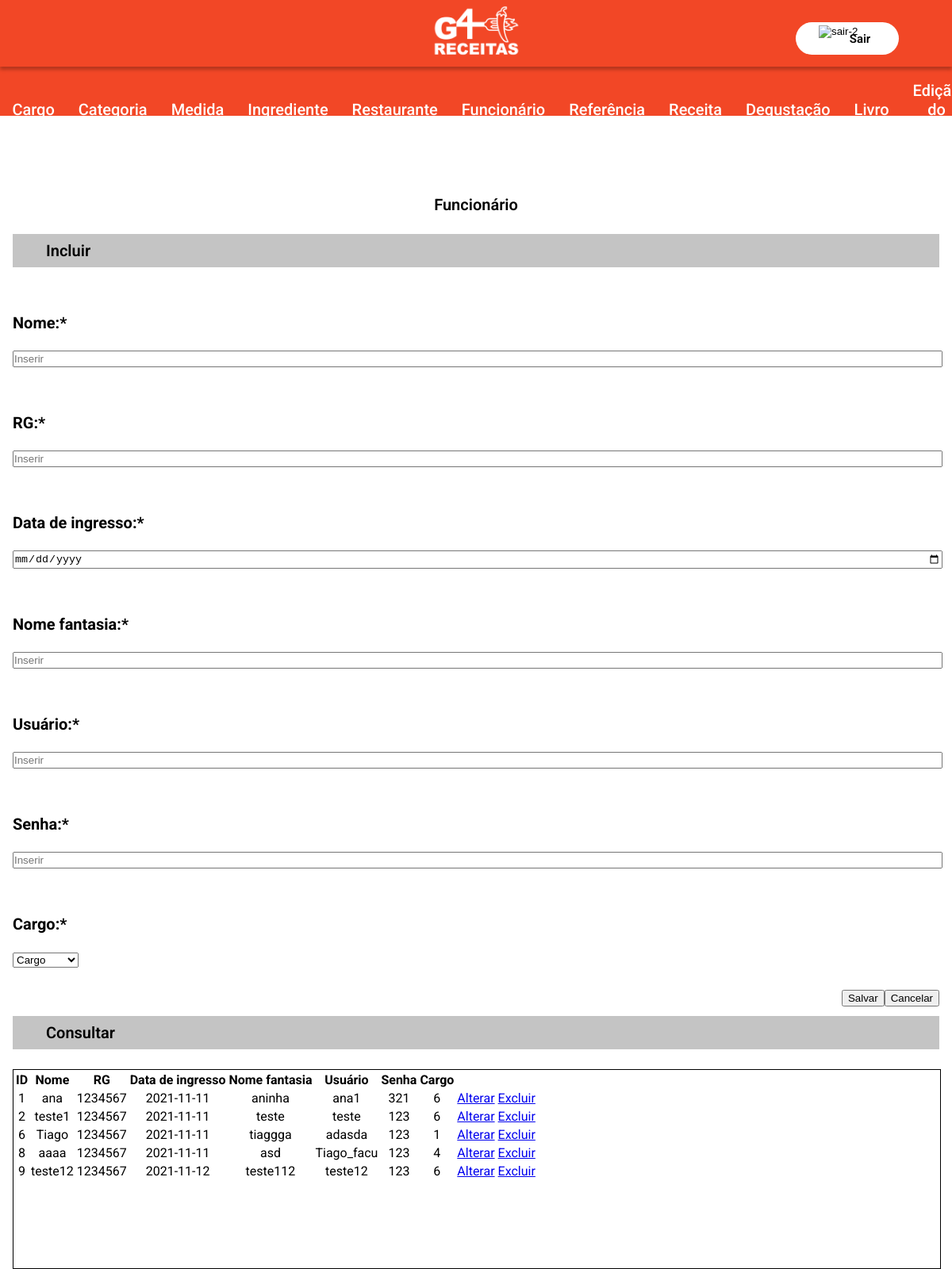
The page /funcionario/index.php on the database its author committed.
### tables this page shows
CREATE TABLE `g4_funcionario` (
  `id_Funcionario` int(11) NOT NULL,
  `nome` varchar(45) NOT NULL,
  `rg` char(15) NOT NULL,
  `data_ingresso` date NOT NULL,
  `nome_fantasia` varchar(20) DEFAULT NULL,
  `usuario` varchar(45) NOT NULL,
  `senha` varchar(45) NOT NULL,
  `id_Cargo` int(11) NOT NULL
);

### funcionario/index.php (the view, shortened to what this page needs)
<!DOCTYPE html>
<html lang="pt-br">
<head>
    <link rel="stylesheet" href="style.css">
</head>
<?php
include('../model/conexao.php');
include ('../includes/header.php');
?>
<body>
    <div class="box-p">
        <div class="box-f1">
            <div class="box-f2">
                <h1>Funcionário</h1>
                <h2 class="title-01">Incluir</h2>
                <form action="?act=save" method="POST" name="form" class="" >
                    <label for="nome">Nome:*</label>
                    <input required type="text" name="nome" placeholder="Inserir" value="<?php echo (isset($nome) && ($nome != null || $nome != "")) ? $nome : '';?>" />
                    <label for="rg">RG:*</label>
                    <input required type="text" name="rg" placeholder="Inserir" value="<?php echo (isset($rg) && ($rg != null || $rg != "")) ? $rg : '';?>" />
                    <label for="data">Data de ingresso:*</label>
                    <input required type="date" name="data_ingresso" placeholder="Inserir" value="<?php echo (isset($data_ingresso) && ($data_ingresso != null || $data_ingresso != "")) ? $data_ingresso : '';?>" />
                    <label for="nomefantasia">Nome fantasia:*</label>
                    <input required type="text" name="nome_fantasia" placeholder="Inserir" value="<?php echo (isset($nome_fantasia) && ($nome_fantasia != null || $nome_fantasia != "")) ? $nome_fantasia : '';?>" />
                    <label for="usuario">Usuário:*</label>
                    <input required type="text" name="usuario" placeholder="Inserir" value="<?php echo (isset($usuario) && ($usuario != null || $usuario != "")) ? $usuario : '';?>" />
                    <label for="senha">Senha:*</label>
                    <input required type="password" name="senha" placeholder="Inserir" value="<?php echo (isset($senha) && ($senha != null || $senha != "")) ? $senha : '';?>" />
                    <label for="cargo">Cargo:*</label>
                    <select required id="id_Cargo" name="id_Cargo">
                        <option value="" disabled selected>Cargo</option>
                    </select>
                    <div class="box-btn">
                        <button type="submit" class = "">Salvar</button>
                        <button type="reset" class = "">Cancelar</button>
                    </div>
                </form>
            </div>
            <div class="box-f3">
                <h2 class="title-02">Consultar</h4>
                <div class="box-f4">
                    <div class="scroll">
                        <table>
                            <thead>
                                <tr>
                                    <th>ID</th>
                                    <th>Nome</th>
                                    <th>RG</th>
                                    <th>Data de ingresso</th>
                                    <th>Nome fantasia</th>
                                    <th>Usuário</th>
                                    <th>Senha</th>
                                    <th>Cargo</th>
                                </tr>
                            </thead>
                            <tbody>
                                <?php
                                    try {
                                        $stmt = $conexao->prepare("SELECT * FROM g4_funcionario");
                                        if ($stmt->execute()) {
                                            while ($rs = $stmt->fetch(PDO::FETCH_OBJ)) {
                                                echo "<tr>";
                                                echo "<td>$rs->id_Funcionario</td>";
                                                echo "<td>$rs->nome</td>";
                                                echo "<td>$rs->rg</td>";
                                                echo "<td>$rs->data_ingresso</td>";
                                                echo "<td>$rs->nome_fantasia</td>";
                                                echo "<td>$rs->usuario</td>";
                                                echo "<td>$rs->senha</td>";
                                                echo "<td>$rs->id_Cargo</td>";
                                                echo '<td><a href="./alterar.php?id='.$rs->id_Funcionario.'">Alterar</a></td>';
                                                echo '<td><a href="./excluir.php?id=' .$rs->id_Funcionario. '">Excluir</a></td>';
                                                echo "</tr>";
                                            }
                                        } else {
                                    echo "Erro: Não foi possível recuperar os dados do banco de dados";
                                        }
                                    } catch (PDOException $erro) {
                                        echo "Erro: " . $erro->getMessage();
                                    }
                                ?>
                            </tbody>
                        </table>
                    </div>
                </div>
            </div>
        </div>
    </div>
</body>
</html>

### funcionario/style.css (style rules this page uses)
body { margin: 0px; font-family: "Roboto"; }
h1, h2 { margin: 0px; }
h1 { text-align: center; font-size: 20px; font-weight: 600; }
.title-01, .title-02 { background: #c4c4c4; font-size: 20px; font-weight: 600; padding: 9px 0px 9px 42px; }
.title-01 { margin-top: 25px; }
label { display: block; margin-top: 35px; font-family: Roboto; font-style: normal; font-weight: bold; font-size: 20px; line-height: 70px; color: #000000; }
input { width: 100%; padding: 1px 0px; }
.box-p { display: grid; grid-template-columns: 1fr; justify-items: center; margin-top: 100px; }
.box-f1 { width: 1168px; }
.box-btn { display: flex; justify-content: end; margin-top: 28px; }
.box-f3 { margin-top: 12px; }
.title-02 { margin-top: 12px; }
.box-f4 { width: 100%; margin-top: 25px; border: 1px solid #000; }
table tbody tr td { margin: 0px; text-align: center; }
.scroll { width: 1168px; height: 250px; background: rgb(255, 255, 255); overflow: scroll; }

### includes/style.css (style rules this page uses)
body { width: auto; margin: 0; }

### rows shown on the page
g4_funcionario: id_Funcionario "1", nome "ana", rg "1234567", data_ingresso "2021-11-11", nome_fantasia "aninha", usuario "ana1", senha "321", id_Cargo "6"
g4_funcionario: id_Funcionario "2", nome "teste1", rg "1234567", data_ingresso "2021-11-11", nome_fantasia "teste", usuario "teste", senha "123", id_Cargo "6"
g4_funcionario: id_Funcionario "6", nome "Tiago", rg "1234567", data_ingresso "2021-11-11", nome_fantasia "tiaggga", usuario "adasda", senha "123", id_Cargo "1"
g4_funcionario: id_Funcionario "8", nome "aaaa", rg "1234567", data_ingresso "2021-11-11", nome_fantasia "asd", usuario "Tiago_facu", senha "123", id_Cargo "4"
g4_funcionario: id_Funcionario "9", nome "teste12", rg "1234567", data_ingresso "2021-11-12", nome_fantasia "teste112", usuario "teste12", senha "123", id_Cargo "6"
